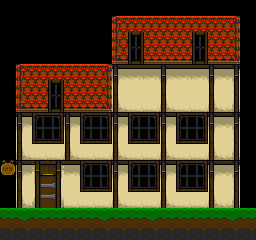

Tiled map render using the project's own tile images. Description and the whole map definition, tile-layer contents included, below:
An orthogonal 16x15 tile map with 16x16 px tiles, 2 tile layers (back, front) and 1 object (Healer).

<map version="1.0" orientation="orthogonal" width="16" height="15" tilewidth="16" tileheight="16">
 <tileset firstgid="1" name="town" tilewidth="16" tileheight="16">
  <image source="../../../img/tiles/town.gif" trans="ff00ff" width="256" height="256" />
 </tileset>
 <layer name="back" width="16" height="15">
  <data encoding="csv">
0,0,0,0,0,16,16,0,0,0,16,16,0,0,0,0,
0,0,0,0,0,0,0,1,2,2,2,2,2,2,3,0,
0,0,0,0,0,0,0,17,134,18,18,18,134,18,19,0,
0,0,0,0,0,0,0,33,150,34,34,34,150,34,35,0,
0,1,2,2,2,2,3,132,131,131,132,131,131,132,133,0,
0,17,18,134,18,18,19,148,147,147,148,147,147,148,149,0,
0,33,34,150,34,34,35,164,163,163,164,163,163,164,165,0,
0,132,103,104,132,103,104,132,103,104,132,103,104,132,133,0,
0,148,119,120,148,119,120,148,119,120,148,119,120,148,149,0,
0,164,163,163,164,163,163,164,163,163,164,163,163,164,165,0,
113,132,135,136,131,103,104,132,103,104,132,103,104,132,133,0,
0,148,151,152,147,119,120,148,119,120,148,119,120,148,149,0,
0,164,167,168,163,163,163,164,163,163,164,163,163,164,165,0,
0,0,0,0,0,0,0,0,0,0,0,0,0,0,0,0,
0,0,0,0,0,0,0,0,0,0,0,0,0,0,0,0
</data>
 </layer>
 <layer name="front" width="16" height="15">
  <data encoding="csv">
16,16,16,16,16,16,16,16,16,16,16,16,16,16,16,16,
0,0,0,0,0,0,0,0,0,0,0,0,0,0,0,0,
0,0,0,0,0,0,0,0,0,0,0,0,0,0,0,0,
0,0,0,0,0,0,0,0,0,0,0,0,0,0,0,0,
0,0,0,0,0,0,0,0,0,0,0,0,0,0,0,0,
0,0,0,0,0,0,0,0,0,0,0,0,0,0,0,0,
0,0,0,0,0,0,0,0,0,0,0,0,0,0,0,0,
0,0,0,0,0,0,0,0,0,0,0,0,0,0,0,0,
0,0,0,0,0,0,0,0,0,0,0,0,0,0,0,0,
0,0,0,0,0,0,0,0,0,0,0,0,0,0,0,0,
0,0,0,0,0,0,0,0,0,0,0,0,0,0,0,0,
0,0,0,0,0,0,0,0,0,0,0,0,0,0,0,0,
0,0,0,0,0,0,0,0,0,0,0,0,0,0,0,0,
177,178,179,180,181,177,178,179,177,178,179,180,181,177,178,179,
193,194,195,196,197,193,194,195,193,194,195,196,197,193,194,195
</data>
 </layer>
 <objectgroup name="objects" width="16" height="15">
  <properties>
   <property name="tags" value="[&quot;inn&quot;]" />
  </properties>
  <object name="Healer" gid="113" x="144" y="192">
   <properties>
    <property name="type" value="1" />
   </properties>
  </object>
 </objectgroup>
</map>
